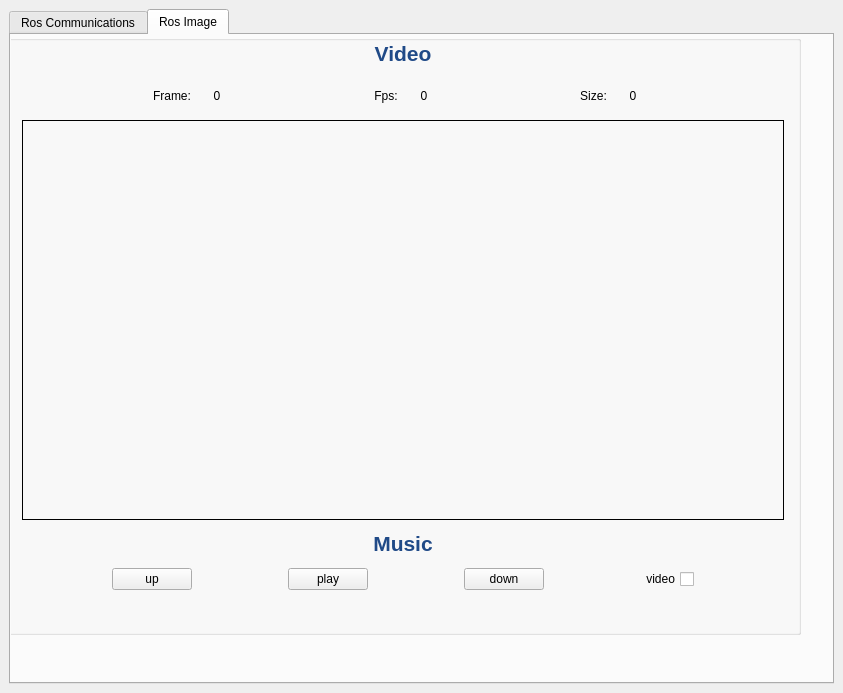
<?xml version="1.0" encoding="UTF-8"?>
<ui version="4.0">
 <class>MainWindowDesign</class>
 <widget class="QMainWindow" name="MainWindowDesign">
  <property name="geometry">
   <rect>
    <x>0</x>
    <y>0</y>
    <width>843</width>
    <height>693</height>
   </rect>
  </property>
  <property name="minimumSize">
   <size>
    <width>800</width>
    <height>600</height>
   </size>
  </property>
  <property name="windowTitle">
   <string>QRosApp</string>
  </property>
  <property name="windowIcon">
   <iconset>
    <normaloff>:/images/icon.png</normaloff>:/images/icon.png</iconset>
  </property>
  <property name="locale">
   <locale language="English" country="Australia"/>
  </property>
  <widget class="QWidget" name="centralwidget">
   <layout class="QVBoxLayout" name="verticalLayout_3">
    <item>
     <widget class="QTabWidget" name="tab_manager">
      <property name="minimumSize">
       <size>
        <width>100</width>
        <height>0</height>
       </size>
      </property>
      <property name="whatsThis">
       <string>&lt;html&gt;&lt;head/&gt;&lt;body&gt;&lt;p&gt;&lt;br/&gt;&lt;/p&gt;&lt;/body&gt;&lt;/html&gt;</string>
      </property>
      <property name="locale">
       <locale language="English" country="Australia"/>
      </property>
      <property name="currentIndex">
       <number>1</number>
      </property>
      <widget class="QWidget" name="tab_status">
       <attribute name="title">
        <string>Ros Communications</string>
       </attribute>
       <widget class="QWidget" name="layoutWidget">
        <property name="geometry">
         <rect>
          <x>0</x>
          <y>0</y>
          <width>762</width>
          <height>520</height>
         </rect>
        </property>
        <layout class="QVBoxLayout" name="verticalLayout">
         <item>
          <widget class="QLabel" name="label_6">
           <property name="minimumSize">
            <size>
             <width>70</width>
             <height>25</height>
            </size>
           </property>
           <property name="text">
            <string>&lt;html&gt;&lt;head/&gt;&lt;body&gt;&lt;p&gt;&lt;span style=&quot; font-size:16pt; font-weight:600; color:#204a87;&quot;&gt;Socket&lt;/span&gt;&lt;/p&gt;&lt;/body&gt;&lt;/html&gt;</string>
           </property>
           <property name="alignment">
            <set>Qt::AlignCenter</set>
           </property>
          </widget>
         </item>
         <item>
          <widget class="QLabel" name="label_socketVideo">
           <property name="minimumSize">
            <size>
             <width>760</width>
             <height>400</height>
            </size>
           </property>
           <property name="frameShape">
            <enum>QFrame::Box</enum>
           </property>
           <property name="frameShadow">
            <enum>QFrame::Plain</enum>
           </property>
           <property name="text">
            <string/>
           </property>
           <property name="textFormat">
            <enum>Qt::PlainText</enum>
           </property>
           <property name="alignment">
            <set>Qt::AlignCenter</set>
           </property>
          </widget>
         </item>
         <item>
          <widget class="QLabel" name="label_7">
           <property name="minimumSize">
            <size>
             <width>70</width>
             <height>25</height>
            </size>
           </property>
           <property name="text">
            <string>&lt;html&gt;&lt;head/&gt;&lt;body&gt;&lt;p&gt;&lt;span style=&quot; font-size:16pt; font-weight:600; color:#204a87;&quot;&gt;Voice&lt;/span&gt;&lt;/p&gt;&lt;/body&gt;&lt;/html&gt;</string>
           </property>
           <property name="alignment">
            <set>Qt::AlignCenter</set>
           </property>
          </widget>
         </item>
         <item>
          <layout class="QHBoxLayout" name="horizontalLayout_2">
           <item>
            <widget class="QLabel" name="label_user">
             <property name="maximumSize">
              <size>
               <width>60</width>
               <height>20</height>
              </size>
             </property>
             <property name="layoutDirection">
              <enum>Qt::LeftToRight</enum>
             </property>
             <property name="text">
              <string>Xuhua :</string>
             </property>
            </widget>
           </item>
           <item>
            <widget class="QLabel" name="label_user_txt">
             <property name="minimumSize">
              <size>
               <width>700</width>
               <height>20</height>
              </size>
             </property>
             <property name="maximumSize">
              <size>
               <width>700</width>
               <height>20</height>
              </size>
             </property>
             <property name="text">
              <string>&lt;html&gt;&lt;head/&gt;&lt;body&gt;&lt;p&gt;&lt;br/&gt;&lt;/p&gt;&lt;/body&gt;&lt;/html&gt;</string>
             </property>
            </widget>
           </item>
          </layout>
         </item>
         <item>
          <layout class="QHBoxLayout" name="horizontalLayout">
           <item>
            <widget class="QLabel" name="label_robot">
             <property name="maximumSize">
              <size>
               <width>60</width>
               <height>20</height>
              </size>
             </property>
             <property name="text">
              <string>Robot :</string>
             </property>
            </widget>
           </item>
           <item>
            <widget class="QLabel" name="label_robot_txt">
             <property name="minimumSize">
              <size>
               <width>700</width>
               <height>20</height>
              </size>
             </property>
             <property name="maximumSize">
              <size>
               <width>700</width>
               <height>20</height>
              </size>
             </property>
             <property name="text">
              <string/>
             </property>
            </widget>
           </item>
          </layout>
         </item>
        </layout>
       </widget>
      </widget>
      <widget class="QWidget" name="tab">
       <attribute name="title">
        <string>Ros Image</string>
       </attribute>
       <widget class="QGroupBox" name="groupBox_12">
        <property name="geometry">
         <rect>
          <x>-10</x>
          <y>0</y>
          <width>800</width>
          <height>600</height>
         </rect>
        </property>
        <property name="sizePolicy">
         <sizepolicy hsizetype="MinimumExpanding" vsizetype="Preferred">
          <horstretch>0</horstretch>
          <verstretch>0</verstretch>
         </sizepolicy>
        </property>
        <property name="minimumSize">
         <size>
          <width>800</width>
          <height>600</height>
         </size>
        </property>
        <property name="maximumSize">
         <size>
          <width>800</width>
          <height>600</height>
         </size>
        </property>
        <property name="title">
         <string/>
        </property>
        <property name="alignment">
         <set>Qt::AlignLeading|Qt::AlignLeft|Qt::AlignVCenter</set>
        </property>
        <widget class="QWidget" name="layoutWidget">
         <property name="geometry">
          <rect>
           <x>21</x>
           <y>1</y>
           <width>762</width>
           <height>554</height>
          </rect>
         </property>
         <layout class="QVBoxLayout" name="verticalLayout_2">
          <item>
           <widget class="QLabel" name="label_4">
            <property name="minimumSize">
             <size>
              <width>70</width>
              <height>25</height>
             </size>
            </property>
            <property name="text">
             <string>&lt;html&gt;&lt;head/&gt;&lt;body&gt;&lt;p&gt;&lt;span style=&quot; font-size:16pt; font-weight:600; color:#204a87;&quot;&gt;Video&lt;/span&gt;&lt;/p&gt;&lt;/body&gt;&lt;/html&gt;</string>
            </property>
            <property name="alignment">
             <set>Qt::AlignCenter</set>
            </property>
           </widget>
          </item>
          <item>
           <layout class="QHBoxLayout" name="horizontalLayout_4">
            <item>
             <spacer name="horizontalSpacer_5">
              <property name="orientation">
               <enum>Qt::Horizontal</enum>
              </property>
              <property name="sizeHint" stdset="0">
               <size>
                <width>40</width>
                <height>20</height>
               </size>
              </property>
             </spacer>
            </item>
            <item>
             <widget class="QLabel" name="label">
              <property name="text">
               <string>Frame:</string>
              </property>
              <property name="alignment">
               <set>Qt::AlignCenter</set>
              </property>
             </widget>
            </item>
            <item>
             <widget class="QLabel" name="label_frames">
              <property name="minimumSize">
               <size>
                <width>40</width>
                <height>0</height>
               </size>
              </property>
              <property name="frameShape">
               <enum>QFrame::NoFrame</enum>
              </property>
              <property name="text">
               <string>0</string>
              </property>
              <property name="alignment">
               <set>Qt::AlignCenter</set>
              </property>
             </widget>
            </item>
            <item>
             <spacer name="horizontalSpacer_6">
              <property name="orientation">
               <enum>Qt::Horizontal</enum>
              </property>
              <property name="sizeHint" stdset="0">
               <size>
                <width>40</width>
                <height>20</height>
               </size>
              </property>
             </spacer>
            </item>
            <item>
             <widget class="QLabel" name="label_3">
              <property name="text">
               <string>Fps:</string>
              </property>
              <property name="alignment">
               <set>Qt::AlignCenter</set>
              </property>
             </widget>
            </item>
            <item>
             <widget class="QLabel" name="label_fps">
              <property name="minimumSize">
               <size>
                <width>40</width>
                <height>0</height>
               </size>
              </property>
              <property name="frameShape">
               <enum>QFrame::NoFrame</enum>
              </property>
              <property name="text">
               <string>0</string>
              </property>
              <property name="alignment">
               <set>Qt::AlignCenter</set>
              </property>
             </widget>
            </item>
            <item>
             <spacer name="horizontalSpacer_7">
              <property name="orientation">
               <enum>Qt::Horizontal</enum>
              </property>
              <property name="sizeHint" stdset="0">
               <size>
                <width>40</width>
                <height>20</height>
               </size>
              </property>
             </spacer>
            </item>
            <item>
             <widget class="QLabel" name="label_5">
              <property name="text">
               <string>Size:</string>
              </property>
              <property name="alignment">
               <set>Qt::AlignCenter</set>
              </property>
             </widget>
            </item>
            <item>
             <widget class="QLabel" name="label_size">
              <property name="minimumSize">
               <size>
                <width>40</width>
                <height>0</height>
               </size>
              </property>
              <property name="text">
               <string>0</string>
              </property>
              <property name="alignment">
               <set>Qt::AlignCenter</set>
              </property>
             </widget>
            </item>
            <item>
             <spacer name="horizontalSpacer_8">
              <property name="orientation">
               <enum>Qt::Horizontal</enum>
              </property>
              <property name="sizeHint" stdset="0">
               <size>
                <width>40</width>
                <height>20</height>
               </size>
              </property>
             </spacer>
            </item>
           </layout>
          </item>
          <item>
           <widget class="QLabel" name="label_localVideo">
            <property name="minimumSize">
             <size>
              <width>760</width>
              <height>400</height>
             </size>
            </property>
            <property name="frameShape">
             <enum>QFrame::Box</enum>
            </property>
            <property name="frameShadow">
             <enum>QFrame::Plain</enum>
            </property>
            <property name="text">
             <string/>
            </property>
            <property name="textFormat">
             <enum>Qt::PlainText</enum>
            </property>
            <property name="alignment">
             <set>Qt::AlignCenter</set>
            </property>
           </widget>
          </item>
          <item>
           <widget class="QLabel" name="label_2">
            <property name="minimumSize">
             <size>
              <width>70</width>
              <height>25</height>
             </size>
            </property>
            <property name="text">
             <string>&lt;html&gt;&lt;head/&gt;&lt;body&gt;&lt;p&gt;&lt;span style=&quot; font-size:16pt; font-weight:600; color:#204a87;&quot;&gt;Music&lt;/span&gt;&lt;/p&gt;&lt;/body&gt;&lt;/html&gt;</string>
            </property>
            <property name="alignment">
             <set>Qt::AlignCenter</set>
            </property>
           </widget>
          </item>
          <item>
           <layout class="QHBoxLayout" name="horizontalLayout_3">
            <item>
             <spacer name="horizontalSpacer">
              <property name="orientation">
               <enum>Qt::Horizontal</enum>
              </property>
              <property name="sizeHint" stdset="0">
               <size>
                <width>40</width>
                <height>20</height>
               </size>
              </property>
             </spacer>
            </item>
            <item>
             <widget class="QPushButton" name="btn_up">
              <property name="text">
               <string>up</string>
              </property>
             </widget>
            </item>
            <item>
             <spacer name="horizontalSpacer_2">
              <property name="orientation">
               <enum>Qt::Horizontal</enum>
              </property>
              <property name="sizeHint" stdset="0">
               <size>
                <width>40</width>
                <height>20</height>
               </size>
              </property>
             </spacer>
            </item>
            <item>
             <widget class="QPushButton" name="btn_ps">
              <property name="text">
               <string>play</string>
              </property>
             </widget>
            </item>
            <item>
             <spacer name="horizontalSpacer_3">
              <property name="orientation">
               <enum>Qt::Horizontal</enum>
              </property>
              <property name="sizeHint" stdset="0">
               <size>
                <width>40</width>
                <height>20</height>
               </size>
              </property>
             </spacer>
            </item>
            <item>
             <widget class="QPushButton" name="btn_down">
              <property name="text">
               <string>down</string>
              </property>
             </widget>
            </item>
            <item>
             <spacer name="horizontalSpacer_9">
              <property name="orientation">
               <enum>Qt::Horizontal</enum>
              </property>
              <property name="sizeHint" stdset="0">
               <size>
                <width>40</width>
                <height>20</height>
               </size>
              </property>
             </spacer>
            </item>
            <item>
             <widget class="QCheckBox" name="checkBox_is_video">
              <property name="layoutDirection">
               <enum>Qt::RightToLeft</enum>
              </property>
              <property name="text">
               <string>video</string>
              </property>
             </widget>
            </item>
            <item>
             <spacer name="horizontalSpacer_4">
              <property name="orientation">
               <enum>Qt::Horizontal</enum>
              </property>
              <property name="sizeHint" stdset="0">
               <size>
                <width>40</width>
                <height>20</height>
               </size>
              </property>
             </spacer>
            </item>
           </layout>
          </item>
         </layout>
        </widget>
       </widget>
      </widget>
     </widget>
    </item>
   </layout>
  </widget>
  <widget class="QMenuBar" name="menubar">
   <property name="geometry">
    <rect>
     <x>0</x>
     <y>0</y>
     <width>843</width>
     <height>28</height>
    </rect>
   </property>
  </widget>
 </widget>
 <resources/>
 <connections/>
</ui>
